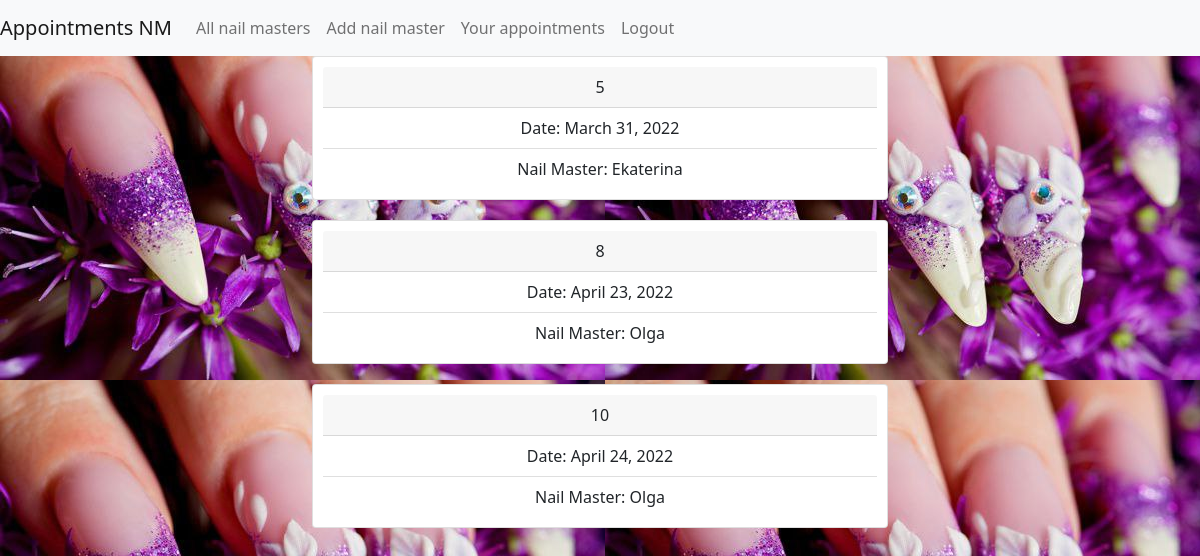
The app's page /app/user_appointments/ (signed in) with its own data.
### entry/models.py (models this page shows)
class Appointments(models.Model):
    user = models.ForeignKey(User, on_delete=models.CASCADE)
    nail_master = models.ForeignKey(NailMaster, on_delete=models.CASCADE)
    date = models.DateField()

class NailMaster(models.Model):
    name = models.CharField(max_length=255)
    price_per_hour = models.DecimalField(max_digits=10, decimal_places=2)
    category = models.CharField(max_length=255)
    def __str__(self):
        return self.name

### entry/views.py (the view)
# urls.py: path('user_appointments/', views.user_appointments, name='user_appointments'),
@login_required
def user_appointments(request):
    appointments = Appointments.objects.filter(user=request.user)
    return render(request, 'user_appointments.html', {'appointments': appointments})

### templates/user_appointments.html
{% extends 'base.html'%}
{%block content%}
{% for appointment in appointments %}
    <div class="list card">
      <div class="card-header">
        {{appointment.id}}
      </div>
      <ul class="list-group list-group-flush">
        <li class="list-group-item">Date: {{appointment.date}}</li>
        <li class="list-group-item">Nail Master: {{appointment.nail_master}}</li>
      </ul>
    </div>
{% endfor %}
{% endblock %}

### static/styles.css (style rules this page uses)
body { background-attachment: fixed; background-image: url('img/NM.jpg'); }
.list { margin: 0 auto; width: 60%; text-align: center; padding: 10px; margin-bottom: 20px; }

### records on screen
Appointments: id "5", date "March 31, 2022", nail_master "Ekaterina"
Appointments: id "8", date "April 23, 2022", nail_master "Olga"
Appointments: id "10", date "April 24, 2022", nail_master "Olga"
